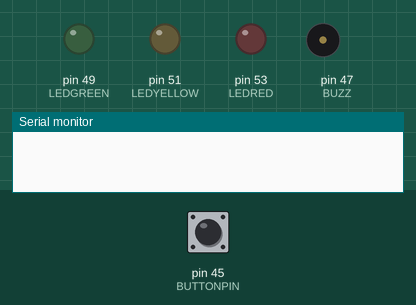
Simulated run of this sketch. Board: Arduino Mega 2560, built with avr-gcc and run on an emulated ATmega2560. Shown: output pins drawn as LEDs (lit = HIGH), buzzer (waves = sounding), the last lines printed to the serial monitor. The test bench sets the inputs (shaded band); at power-on: pin 45 (BUTTONPIN) HIGH.

Above: at 1.2 s.
1.3 s: pin 45 (BUTTONPIN) pulled LOW for 0.15 s
At 2.2 s:
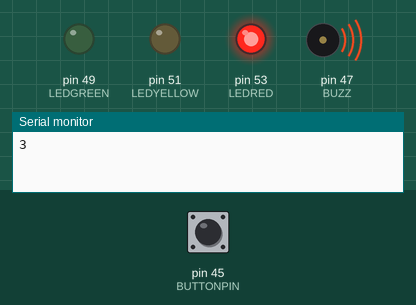
At 3.2 s:
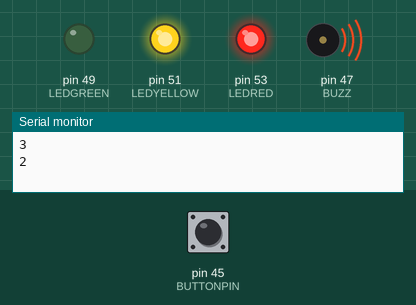
4.4 s: pin 45 (BUTTONPIN) pulled LOW for 3.2 s
10.6 s: pin 45 (BUTTONPIN) pulled LOW for 1 s
At 14.5 s:
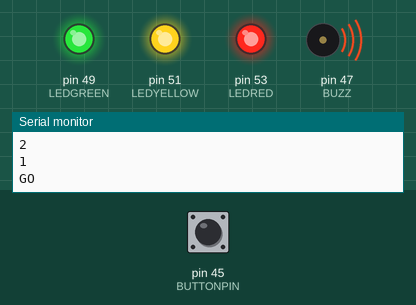
Timing chart, 0 to 16.6 s (numbered marks = the images above; inputs shaded):
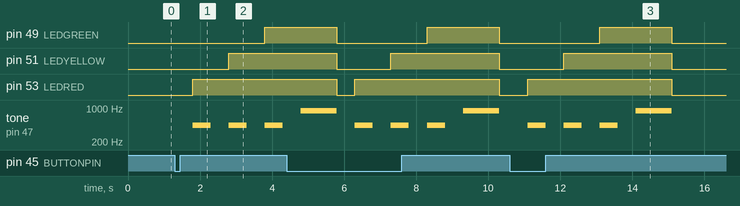

The sketch:

LED_copy_20230617163148.ino
```cpp
int LEDRED = 53;
int LEDYELLOW = 51;
int LEDGREEN = 49;
int BUZZ = 47;
int BUTTONPIN = 45;
int delaySpeed =500;
int delayEnd = 1000;
int POTPIN =A0;
int volume ;


void setup () {
  // put your setup code here, to run once:
pinMode(LEDRED,OUTPUT);
pinMode(LEDYELLOW,OUTPUT);
pinMode(LEDGREEN,OUTPUT);
pinMode(BUZZ,OUTPUT);
pinMode(BUTTONPIN,INPUT);
Serial.begin(9600);

}
void loop() {
  // put your main code here, to run repeatedly:


if(digitalRead(BUTTONPIN) == LOW) {
 delay(delaySpeed);
 tone(BUZZ,441);
 Serial.println("3");
digitalWrite(LEDRED,HIGH);
delay(delaySpeed);
noTone(BUZZ);
delay(delaySpeed);
 tone(BUZZ,441);
  Serial.println("2");
digitalWrite(LEDYELLOW,HIGH);
delay(delaySpeed);
noTone(BUZZ);
delay(delaySpeed);
tone(BUZZ,441);
 Serial.println("1");
digitalWrite(LEDGREEN,HIGH);
delay(delaySpeed);
noTone(BUZZ);
delay(delaySpeed);
tone(BUZZ,879);
 Serial.println("GO");
delay(delayEnd);

digitalWrite(LEDRED,LOW);
digitalWrite(LEDYELLOW,LOW);
digitalWrite(LEDGREEN, LOW);
noTone(BUZZ);
}


else {
  digitalWrite(LEDRED,LOW);
  digitalWrite(LEDYELLOW,LOW);
  digitalWrite(LEDGREEN, LOW);
  noTone(BUZZ);
}


}
```

Measured:
- after the input at 1.3 s, pin 49 (LEDGREEN): LOW → HIGH after 2.5 s; pin 51 (LEDYELLOW): LOW → HIGH after 1.5 s; pin 53 (LEDRED): LOW → HIGH after 0.50 s; tone on pin 47 (BUZZ): alternates 441 Hz for 0.50 s and silent for 0.50 s, starting after 0.50 s
- after the input at 10.6 s, pin 49 (LEDGREEN): LOW → HIGH after 2.5 s, → LOW 2.0 s later; pin 51 (LEDYELLOW): LOW → HIGH after 1.5 s, → LOW 3.0 s later; pin 53 (LEDRED): LOW → HIGH after 0.50 s, → LOW 4.0 s later; tone on pin 47 (BUZZ): plays 441 Hz for 0.50 s, 441 Hz for 0.50 s, 441 Hz for 0.50 s, 879 Hz for 1.0 s, starting after 0.50 s
